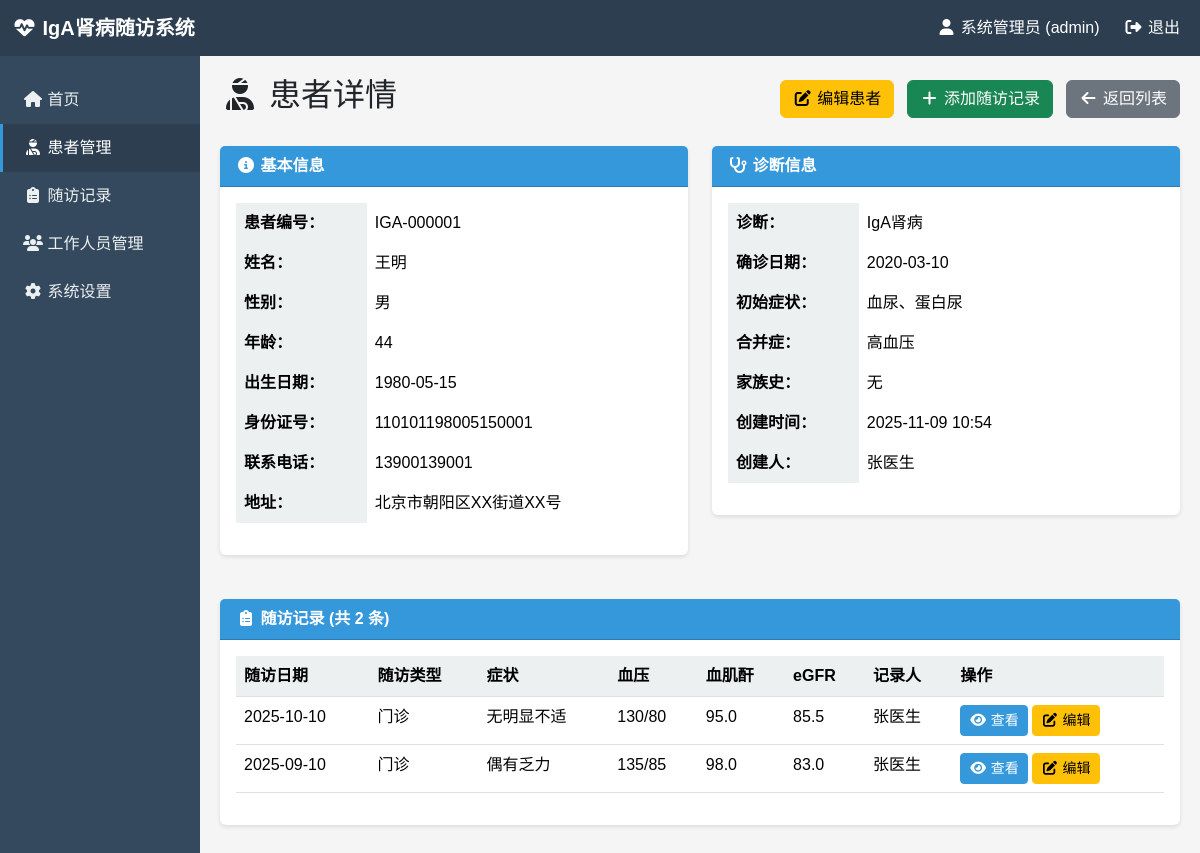
Page /patients/1 (signed in) on the committed database.
### models.py (models this page shows, shortened)
class User(UserMixin, db.Model):
    __tablename__ = 'users'
    id = db.Column(db.Integer, primary_key=True)
    username = db.Column(db.String(80), unique=True, nullable=False, index=True)
    password_hash = db.Column(db.String(255), nullable=False)
    real_name = db.Column(db.String(100), nullable=False, comment='真实姓名')
    role = db.Column(db.String(50), nullable=False, default='staff', comment='角色：admin, doctor, nurse, staff')
    department = db.Column(db.String(100), comment='科室')
    phone = db.Column(db.String(20), comment='联系电话')
    email = db.Column(db.String(100), comment='邮箱')
    is_active = db.Column(db.Boolean, default=True, comment='是否激活')
    created_at = db.Column(db.DateTime, default=datetime.now, comment='创建时间')
    updated_at = db.Column(db.DateTime, default=datetime.now, onupdate=datetime.now, comment='更新时间')

class Patient(db.Model):
    __tablename__ = 'patients'
    id = db.Column(db.Integer, primary_key=True)
    patient_id = db.Column(db.String(50), unique=True, nullable=False, index=True, comment='患者编号')
    name = db.Column(db.String(100), nullable=False, comment='姓名')
    gender = db.Column(db.String(10), nullable=False, comment='性别：男/女')
    birth_date = db.Column(db.Date, comment='出生日期')
    age = db.Column(db.Integer, comment='年龄')
    id_card = db.Column(db.String(18), comment='身份证号')
    phone = db.Column(db.String(20), comment='联系电话')
    address = db.Column(db.Text, comment='地址')
    diagnosis = db.Column(db.Text, comment='诊断')
    diagnosis_date = db.Column(db.Date, comment='确诊日期')
    initial_symptoms = db.Column(db.Text, comment='初始症状')
    comorbidities = db.Column(db.Text, comment='合并症')
    family_history = db.Column(db.Text, comment='家族史')
    created_by = db.Column(db.Integer, db.ForeignKey('users.id'), comment='创建人')
    created_at = db.Column(db.DateTime, default=datetime.now, comment='创建时间')
    updated_at = db.Column(db.DateTime, default=datetime.now, onupdate=datetime.now, comment='更新时间')
    followup_records = db.relationship('FollowupRecord', backref='patient', lazy=True, cascade='all, delete-orphan')
    creator = db.relationship('User', foreign_keys=[created_by])

class FollowupRecord(db.Model):
    __tablename__ = 'followup_records'
    id = db.Column(db.Integer, primary_key=True)
    patient_id = db.Column(db.Integer, db.ForeignKey('patients.id'), nullable=False, index=True, comment='患者ID')
    followup_date = db.Column(db.Date, nullable=False, comment='随访日期')
    followup_type = db.Column(db.String(50), comment='随访类型：门诊/电话/住院')
    symptoms = db.Column(db.Text, comment='症状')
    blood_pressure = db.Column(db.String(20), comment='血压')
    heart_rate = db.Column(db.Integer, comment='心率')
    body_weight = db.Column(db.Float, comment='体重(kg)')
    height = db.Column(db.Float, comment='身高(cm)')
    bmi = db.Column(db.Float, comment='BMI')
    urine_protein = db.Column(db.String(50), comment='尿蛋白')
    urine_rbc = db.Column(db.String(50), comment='尿红细胞')
    urine_protein_24h = db.Column(db.Float, comment='24小时尿蛋白(g/24h)')
    urine_protein_creatinine_ratio = db.Column(db.Float, comment='尿蛋白肌酐比(mg/g)')
    serum_creatinine = db.Column(db.Float, comment='血肌酐(μmol/L)')
    egfr = db.Column(db.Float, comment='eGFR(ml/min/1.73m²)')
    serum_albumin = db.Column(db.Float, comment='血清白蛋白(g/L)')
    hemoglobin = db.Column(db.Float, comment='血红蛋白(g/L)')
    iga_level = db.Column(db.Float, comment='IgA水平')
    medications = db.Column(db.Text, comment='用药情况')
    medication_compliance = db.Column(db.String(50), comment='用药依从性：良好/一般/差')
    notes = db.Column(db.Text, comment='备注')
    next_followup_date = db.Column(db.Date, comment='下次随访日期')
    recorded_by = db.Column(db.Integer, db.ForeignKey('users.id'), comment='记录人')
    created_at = db.Column(db.DateTime, default=datetime.now, comment='创建时间')
    updated_at = db.Column(db.DateTime, default=datetime.now, onupdate=datetime.now, comment='更新时间')
    recorder = db.relationship('User', foreign_keys=[recorded_by])

### routes.py (the view)
@app.route('/patients/<int:patient_id>')
@login_required
def patient_detail(patient_id):
    patient = Patient.query.get_or_404(patient_id)
    records = FollowupRecord.query.filter_by(patient_id=patient_id).order_by(FollowupRecord.followup_date.desc()).all()
    return render_template('patient_detail.html', patient=patient, records=records)

### app.py (called while the page is built)
@login_manager.user_loader
def load_user(user_id):
    return User.query.get(int(user_id))

### templates/patient_detail.html (shortened to what this page needs)
{% extends "base.html" %}
{% block content %}
<div class="d-flex justify-content-between align-items-center mb-4">
    <h2><i class="fas fa-user-injured"></i> 患者详情</h2>
    <div>
        <a href="{{ url_for('edit_patient', patient_id=patient.id) }}" class="btn btn-warning me-2">
            <i class="fas fa-edit"></i> 编辑患者
        </a>
        <a href="{{ url_for('add_record', patient_id=patient.id) }}" class="btn btn-success me-2">
            <i class="fas fa-plus"></i> 添加随访记录
        </a>
        <a href="{{ url_for('patients') }}" class="btn btn-secondary">
            <i class="fas fa-arrow-left"></i> 返回列表
        </a>
    </div>
</div>
<div class="row">
    <div class="col-md-6">
        <div class="card">
            <div class="card-header">
                <i class="fas fa-info-circle"></i> 基本信息
            </div>
            <div class="card-body">
                <table class="table table-borderless">
                    <tr>
                        <th width="30%">患者编号：</th>
                        <td>{{ patient.patient_id }}</td>
                    </tr>
                    <tr>
                        <th>姓名：</th>
                        <td>{{ patient.name }}</td>
                    </tr>
                    <tr>
                        <th>性别：</th>
                        <td>{{ patient.gender }}</td>
                    </tr>
                    <tr>
                        <th>年龄：</th>
                        <td>{{ patient.age or '-' }}</td>
                    </tr>
                    <tr>
                        <th>出生日期：</th>
                        <td>{{ patient.birth_date.strftime('%Y-%m-%d') if patient.birth_date else '-' }}</td>
                    </tr>
                    <tr>
                        <th>身份证号：</th>
                        <td>{{ patient.id_card or '-' }}</td>
                    </tr>
                    <tr>
                        <th>联系电话：</th>
                        <td>{{ patient.phone or '-' }}</td>
                    </tr>
                    <tr>
                        <th>地址：</th>
                        <td>{{ patient.address or '-' }}</td>
                    </tr>
                </table>
            </div>
        </div>
    </div>
    <div class="col-md-6">
        <div class="card">
            <div class="card-header">
                <i class="fas fa-stethoscope"></i> 诊断信息
            </div>
            <div class="card-body">
                <table class="table table-borderless">
                    <tr>
                        <th width="30%">诊断：</th>
                        <td>{{ patient.diagnosis or '-' }}</td>
                    </tr>
                    <tr>
                        <th>确诊日期：</th>
                        <td>{{ patient.diagnosis_date.strftime('%Y-%m-%d') if patient.diagnosis_date else '-' }}</td>
                    </tr>
                    <tr>
                        <th>初始症状：</th>
                        <td>{{ patient.initial_symptoms or '-' }}</td>
                    </tr>
                    <tr>
                        <th>合并症：</th>
                        <td>{{ patient.comorbidities or '-' }}</td>
                    </tr>
                    <tr>
                        <th>家族史：</th>
                        <td>{{ patient.family_history or '-' }}</td>
                    </tr>
                    <tr>
                        <th>创建时间：</th>
                        <td>{{ patient.created_at.strftime('%Y-%m-%d %H:%M') }}</td>
                    </tr>
                    <tr>
                        <th>创建人：</th>
                        <td>{{ patient.creator.real_name if patient.creator else '-' }}</td>
                    </tr>
                </table>
            </div>
        </div>
    </div>
</div>
<div class="card mt-4">
    <div class="card-header">
        <i class="fas fa-clipboard-list"></i> 随访记录 (共 {{ records|length }} 条)
    </div>
    <div class="card-body">
        {% if records %}
        <div class="table-responsive">
            <table class="table table-hover">
                <thead>
                    <tr>
                        <th>随访日期</th>
                        <th>随访类型</th>
                        <th>症状</th>
                        <th>血压</th>
                        <th>血肌酐</th>
                        <th>eGFR</th>
                        <th>记录人</th>
                        <th>操作</th>
                    </tr>
                </thead>
                <tbody>
                    {% for record in records %}
                    <tr>
                        <td>{{ record.followup_date.strftime('%Y-%m-%d') }}</td>
                        <td>{{ record.followup_type or '-' }}</td>
                        <td>{{ record.symptoms[:20] + '...' if record.symptoms and record.symptoms|length > 20 else (record.symptoms or '-') }}</td>
                        <td>{{ record.blood_pressure or '-' }}</td>
                        <td>{{ record.serum_creatinine or '-' }}</td>
                        <td>{{ record.egfr or '-' }}</td>
                        <td>{{ record.recorder.real_name if record.recorder else '-' }}</td>
                        <td>
                            <a href="{{ url_for('record_detail', record_id=record.id) }}" class="btn btn-sm btn-primary">
                                <i class="fas fa-eye"></i> 查看
                            </a>
                            <a href="{{ url_for('edit_record', record_id=record.id) }}" class="btn btn-sm btn-warning">
                                <i class="fas fa-edit"></i> 编辑
                            </a>
                        </td>
                    </tr>
                    {% endfor %}
                </tbody>
            </table>
        </div>
        {% else %}
        <p class="text-muted text-center">暂无随访记录</p>
        {% endif %}
    </div>
</div>
{% endblock %}

### templates/base.html (shortened to what this page needs)
<!DOCTYPE html>
<html lang="zh-CN">
<head>
    <link href="{{ url_for('static', filename='css/bootstrap.min.css') }}" rel="stylesheet">
    <link href="{{ url_for('static', filename='cdnjs/all.min.css') }}" rel="stylesheet">
</head>
<body>
    {% if current_user.is_authenticated %}
    <nav class="navbar navbar-dark navbar-expand-lg">
        <div class="container-fluid">
            <a class="navbar-brand" href="{{ url_for('dashboard') }}">
                <i class="fas fa-heartbeat"></i> IgA肾病随访系统
            </a>
            <div class="navbar-nav ms-auto">
                <span class="navbar-text text-white me-3">
                    <i class="fas fa-user"></i> {{ current_user.real_name }} ({{ current_user.role }})
                </span>
                <a class="nav-link text-white" href="{{ url_for('logout') }}">
                    <i class="fas fa-sign-out-alt"></i> 退出
                </a>
            </div>
        </div>
    </nav>
    {% endif %}
    <div class="container-fluid">
        <div class="row">
            {% if current_user.is_authenticated %}
            <div class="col-md-2 sidebar">
                <nav class="nav flex-column">
                    <a class="nav-link {% if request.endpoint == 'dashboard' %}active{% endif %}" href="{{ url_for('dashboard') }}">
                        <i class="fas fa-home"></i> 首页
                    </a>
                    <a class="nav-link {% if request.endpoint in ['patients', 'add_patient', 'edit_patient', 'patient_detail'] %}active{% endif %}" href="{{ url_for('patients') }}">
                        <i class="fas fa-user-injured"></i> 患者管理
                    </a>
                    <a class="nav-link {% if request.endpoint in ['records', 'add_record', 'edit_record', 'record_detail'] %}active{% endif %}" href="{{ url_for('records') }}">
                        <i class="fas fa-clipboard-list"></i> 随访记录
                    </a>
                    {% if current_user.role == 'admin' %}
                    <a class="nav-link {% if request.endpoint == 'staff' or request.endpoint in ['add_staff', 'edit_staff'] %}active{% endif %}" href="{{ url_for('staff') }}">
                        <i class="fas fa-users"></i> 工作人员管理
                    </a>
                    <a class="nav-link {% if request.endpoint == 'settings' %}active{% endif %}" href="{{ url_for('settings') }}">
                        <i class="fas fa-cog"></i> 系统设置
                    </a>
                    {% endif %}
                </nav>
            </div>
            <div class="col-md-10 main-content">
            {% else %}
            <div class="col-12">
            {% endif %}
                {% block content %}{% endblock %}
            </div>
        </div>
    </div>
</body>
</html>

### templates/base.html (style rules this page uses)
body { font-family: "Microsoft YaHei", "SimHei", Arial, sans-serif; background-color: #f5f5f5; }
.navbar { background-color: #2c3e50; }
.navbar-brand { font-weight: bold; color: #fff !important; }
.sidebar { min-height: calc(100vh - 56px); background-color: #34495e; padding: 20px 0; }
.sidebar .nav-link { color: #ecf0f1; padding: 12px 20px; border-left: 3px solid transparent; }
.sidebar .nav-link.active { background-color: #2c3e50; border-left-color: #3498db; color: #fff; }
.main-content { padding: 20px; }
.card { border: none; box-shadow: 0 2px 4px rgba(0,0,0,0.1); margin-bottom: 20px; }
.card-header { background-color: #3498db; color: #fff; font-weight: bold; }
.btn-primary { background-color: #3498db; border-color: #3498db; }
.table th { background-color: #ecf0f1; font-weight: bold; }

### rows in the picture
User: real_name "系统管理员", role "admin"
Patient: patient_id "IGA-000001", name "王明", gender "男", age "44", birth_date "1980-05-15", id_card "110101198005150001", phone "13900139001", address "北京市朝阳区XX街道XX号", diagnosis "IgA肾病", diagnosis_date "2020-03-10", initial_symptoms "血尿、蛋白尿", comorbidities "高血压", family_history "无", created_at "2025-11-09 10:54"
User: creator "张医生"
FollowupRecord: followup_date "2025-10-10", followup_type "门诊", symptoms "无明显不适", blood_pressure "130/80", serum_creatinine "95.0", egfr "85.5", recorder "张医生"
FollowupRecord: followup_date "2025-09-10", followup_type "门诊", symptoms "偶有乏力", blood_pressure "135/85", serum_creatinine "98.0", egfr "83.0", recorder "张医生"

### other values in the picture
{{ records|length }} "2"
